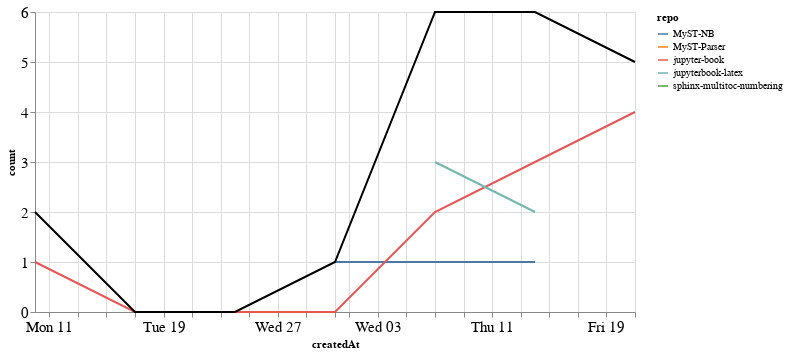

The code cell stored with this chart in its notebook:
### Markdown cell above
### Comments

### Code cell
comments_time = comments.groupby('repo').resample('W', on='createdAt').count()['author'].reset_index()
comments_time = comments_time.rename(columns={'author': 'count'})
comments_time_total = comments_time.groupby('createdAt').agg({"count": "sum"}).reset_index()
ch1 = alt.Chart(comments_time, width=600).mark_line().encode(
    x='createdAt',
    y='count',
    color='repo',
    tooltip="repo"
)

ch2 = alt.Chart(comments_time_total, width=600).mark_line(color="black").encode(
    x='createdAt',
    y='count',
)

ch1 + ch2

### Figure 1 — Vega-Lite specification as saved in the notebook (floating-point values rounded to 4 significant figures)
{"config": {"axisLeft": {"labelFontSize": 15}, "axisBottom": {"labelFontSize": 15}}, "layer": [{"data": {"name": "data-ca5d522763df714114c639c7592c0f25"}, "mark": "line", "encoding": {"color": {"type": "nominal", "field": "repo"}, "tooltip": {"type": "nominal", "field": "repo"}, "x": {"type": "temporal", "field": "createdAt"}, "y": {"type": "quantitative", "field": "count"}}, "width": 600}, {"data": {"name": "data-4b9952ef88b74bffba16c97c79de6b77"}, "mark": {"type": "line", "color": "black"}, "encoding": {"x": {"type": "temporal", "field": "createdAt"}, "y": {"type": "quantitative", "field": "count"}}, "width": 600}], "$schema": "https://vega.github.io/schema/vega-lite/v4.8.1.json", "datasets": {"data-ca5d522763df714114c639c7592c0f25": [{"repo": "MyST-NB", "createdAt": "2021-01-31T00:00:00", "count": 1}, {"repo": "MyST-NB", "createdAt": "2021-02-07T00:00:00", "count": 1}, {"repo": "MyST-NB", "createdAt": "2021-02-14T00:00:00", "count": 1}, {"repo": "MyST-Parser", "createdAt": "2021-02-21T00:00:00", "count": 1}, {"repo": "jupyter-book", "createdAt": "2021-01-10T00:00:00", "count": 1}, {"repo": "jupyter-book", "createdAt": "2021-01-17T00:00:00", "count": 0}, {"repo": "jupyter-book", "createdAt": "2021-01-24T00:00:00", "count": 0}, {"repo": "jupyter-book", "createdAt": "2021-01-31T00:00:00", "count": 0}, {"repo": "jupyter-book", "createdAt": "2021-02-07T00:00:00", "count": 2}, {"repo": "jupyter-book", "createdAt": "2021-02-14T00:00:00", "count": 3}, {"repo": "jupyter-book", "createdAt": "2021-02-21T00:00:00", "count": 4}, {"repo": "jupyterbook-latex", "createdAt": "2021-02-07T00:00:00", "count": 3}, {"repo": "jupyterbook-latex", "createdAt": "2021-02-14T00:00:00", "count": 2}, {"repo": "sphinx-multitoc-numbering", "createdAt": "2021-01-10T00:00:00", "count": 1}], "data-4b9952ef88b74bffba16c97c79de6b77": [{"createdAt": "2021-01-10T00:00:00", "count": 2}, {"createdAt": "2021-01-17T00:00:00", "count": 0}, {"createdAt": "2021-01-24T00:00:00", "count": 0}, {"createdAt": "2021-01-31T00:00:00", "count": 1}, {"createdAt": "2021-02-07T00:00:00", "count": 6}, {"createdAt": "2021-02-14T00:00:00", "count": 6}, {"createdAt": "2021-02-21T00:00:00", "count": 5}]}}
